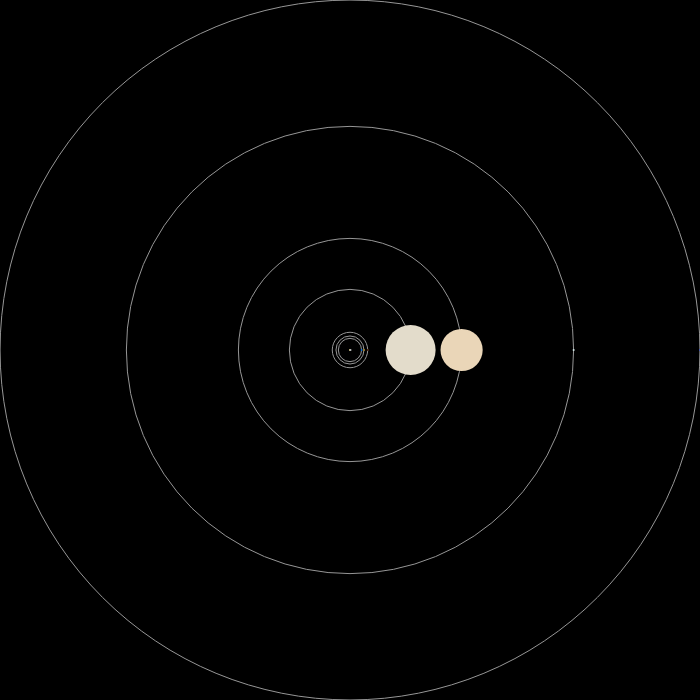
Frame 1 (no input)
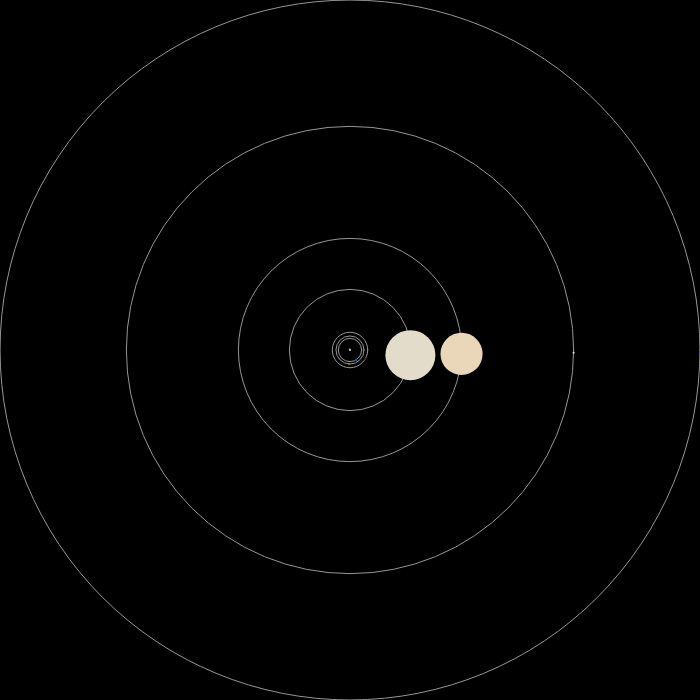
Frame 60 (no input)
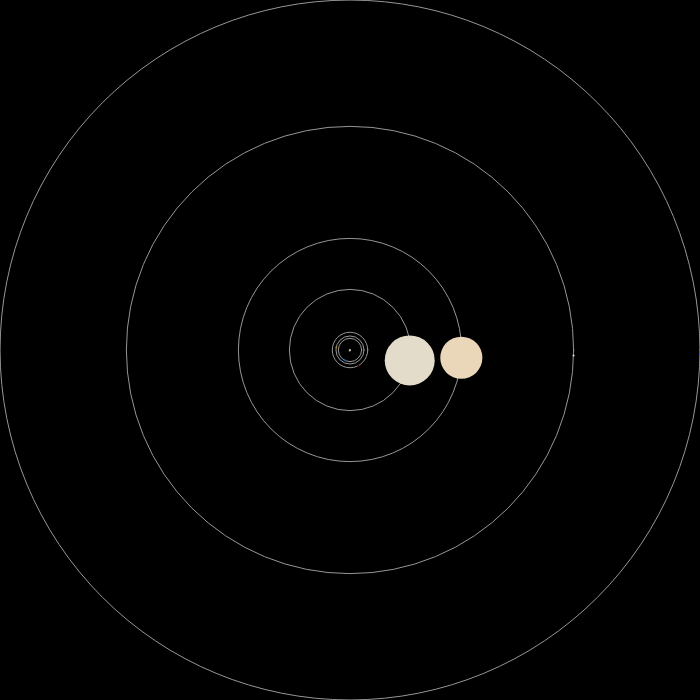
Frame 120 (the mouse pressed at the canvas centre since frame 60)

The p5.js sketch that drew these frames (run headless with seeded random() and noise() and a simulated clock; from frame 60 on, the mouse is pressed at the canvas centre):

// p5.js sketch
// ── sketch.js
let sunParams = {
    name: "Sun",
    radiusKm: 696340,
    radiusPx: 100,
    period: 0,
    distance: 0,
    color: [255, 204, 0],
};

let planets = [];

// https://www.jpl.nasa.gov/_edu/pdfs/scaless_reference.pdf
let planetsParameters = [
    {
        name: "Mercury",
        radius: 2440,
        period: 88,
        distance: 57900000,
        color: [183, 184, 185],
    },
    {
        name: "Venus",
        radius: 6051,
        period: 225,
        distance: 180200000,
        color: [165, 124, 27],
    },
    {
        name: "Earth",
        radius: 6378,
        period: 365,
        distance: 149600000,
        color: [0, 102, 204],
    },
    {
        name: "Mars",
        radius: 3396.19,
        period: 687,
        distance: 227900000,
        color: [69, 24, 4],
    },
    {
        name: "Jupiter",
        radius: 71492,
        period: 4333,
        distance: 778600000,
        color: [227, 220, 203],
    },
    {
        name: "Saturn",
        radius: 60268,
        period: 10759,
        distance: 1433500000,
        color: [234, 214, 184],
    },
    {
        name: "Uranus",
        radius: 25559,
        period: 30687,
        distance: 2872500000,
        color: [209, 231, 231],
    },
    {
        name: "Neptune",
        radius: 24764,
        period: 60190,
        distance: 4495100000,
        color: [63, 84, 186],
    },
];
let zoomSlider;

async function setup() {
    createCanvas(700, 700);

    setSlider();
    console.log(zoomSlider.value());

    const systemWidth = getWidthOfSolarSystem();

    const smallestPlanet = planetsParameters.reduce((min, planet) =>
        planet.radius < min.radius ? planet : min
    );

    const biggestPlanet = planetsParameters.reduce((max, planet) =>
        planet.radius > max.radius ? planet : max
    );

    // console.log(biggestPlanet.radius);

    sun = new Sun(rOt(systemWidth, width, sunParams.radiusKm));

    planetsParameters.forEach((p) => {
        let distanceFromSun = rOt(systemWidth, width, p.distance * 2);
        // let planetRadius = rOt(5, smallestPlanet.radius, p.radius);
        let planetRadius = rOt(biggestPlanet.radius, 25, p.radius);
        // let planetRadius = rOt(systemWidth, width, p.radius);
        planets.push(
            new Planet(distanceFromSun, planetRadius, p.color, p.period)
        );
    });
}

function draw() {
    background(0, 0, 0);
    push();
    scale(zoomSlider.value());

    console.log(zoomSlider.value());

    sun.update();
    sun.show();

    planets.forEach((planet) => {
        planet.update();
        planet.show();
    });
    translate(width / 2, height / 2);
    pop();
}

function setSlider() {
    // https://editor.p5js.org/owenroberts/sketches/SyLCrCQNX
    let sliderContainer = createDiv();
    sliderContainer.style("display", "flex");
    sliderContainer.style("align-items", "center");
    sliderContainer.style("gap", "10px");

    let sliderText = createP("Zoom:");
    sliderText.parent(sliderContainer);

    zoomSlider = createSlider(-1, 2, 1, 0.1);
    zoomSlider.size(200);
    zoomSlider.parent(sliderContainer);
}

function getWidthOfSolarSystem() {
    const farthestPlanet = planetsParameters.reduce((max, planet) =>
        planet.distance > max.distance ? planet : max
    );

    return (
        farthestPlanet.distance * 2 +
        farthestPlanet.radius * 2 +
        sunParams.radiusKm * 2
    );
}

function rOt(a, b, c) {
    // Rule of Three
    // a...b
    // c...x
    let x = (b * c) / a;
    if (x < 10) {
        return 1;
    }
    return x;
}

// ── planet.js
class Planet {
    constructor(ellipseWidth, radius, color, speed) {
        this.x = width / 2;
        this.y = height / 2;
        this.ellipseWidth = ellipseWidth;
        this.ellipseHeight = ellipseWidth;
        this.radius = radius;
        this.xPos = 0;
        this.yPos = 0;
        this.angle = 0;
        this.color = color;
        this.speed = speed;
    }

    update() {
        // let relativeAngle = (TWO_PI / 365) * this.angle; // * deltaTime; // Adjust speed here
        // // Calculate position on ellipse
        this.xPos = this.x + (this.ellipseWidth / 2) * cos(this.angle);
        this.yPos = this.y + (this.ellipseHeight / 2) * sin(this.angle);
        // this.xPos = this.x + (this.ellipseWidth / 2) * cos(relativeAngle);
        // this.yPos = this.y + (this.ellipseHeight / 2) * sin(relativeAngle);
    }

    show() {
        // // Draw elliptical orbit
        noFill();
        stroke(150);
        ellipse(this.x, this.y, this.ellipseWidth, this.ellipseHeight);

        // // Draw planet
        fill(this.color[0], this.color[1], this.color[2]);
        noStroke();
        ellipse(this.xPos, this.yPos, this.radius * 2, this.radius * 2);

        // Increment angle for motion
        this.angle += TWO_PI / this.speed;
        // this.angle += 0.01;
    }
}

// ── sun.js
class Sun {
    constructor(radius) {
        this.x = width / 2;
        this.y = height / 2;
        this.radius = radius;
    }

    update() {
        // Update sun position or properties if needed
    }

    show() {
        // console.log(this.radius);
        fill(255, 204, 0);
        noStroke();
        ellipse(this.x, this.y, this.radius * 2);
        // ellipse(this.radius);
    }
}
